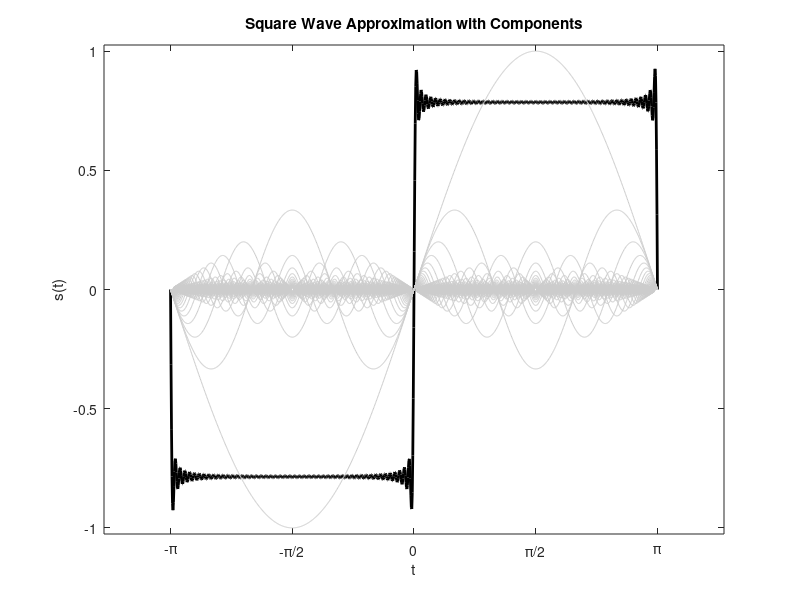
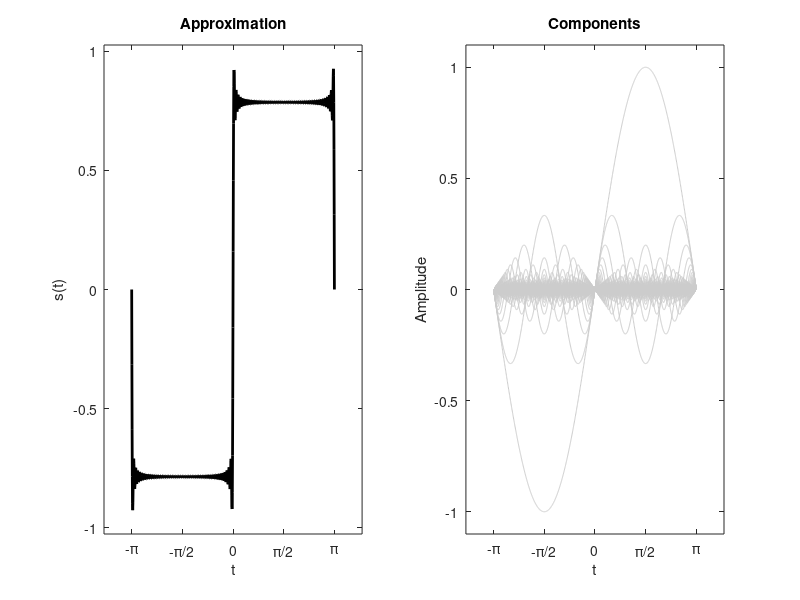

These figures' MATLAB source, in order: (Note: this script raises an error after producing the figures.)
%% SPDX-License-Identifier: MIT License
%
% assignment_five.m - HW05 Plotting, Scheming even
% Copyright (C) 2024 Senik Zou <mengxuan.zou@cooper.edu>
%

%% Assignment tasks:
% 1. Plot the square wave approximation s(t) along with its components in the
%    same plot.
% 2. Plot the approximation in one subplot and the components in another, with
%    a figure title.
% 3. Plot the 3D surface z = x sin(x) - y cos(y) over the domain
%    [-2pi, 2pi] x [-2pi, 2pi].
% Extra: Plot the MATLAB logo using the membrane function.

%% Task 1: Square Wave Approximation with Components
% Define parameters
num_points = 1000;  % Number of points for smooth plotting
N = 51;  % Number of terms (n from 0 to 50, since n in Z_51 implies 51 terms)

% Define t over the interval [-pi, pi]
t = linspace(-pi, pi, num_points);

% Define n from 0 to 50
n = 0:(N - 1);

% Compute a_n = 2n + 1 for each n
a_n = 2 * n + 1;

% Compute components: each row is sin(a_n t) / a_n for a particular n
components = sin(a_n' * t) ./ a_n';

% Compute the approximation s(t) as the sum of components
s = sum(components, 1);

% Create the plot
figure(1);
plot(t, s, 'k-', 'LineWidth', 2);  % Plot s(t) in black with thicker line
hold on;
plot(t, components', 'Color', [0.8 0.8 0.8]);  % Plot components in light gray
hold off;
title('Square Wave Approximation with Components');  % Add title
set(gca, 'XTick', [-pi -pi / 2 0 pi / 2 pi], 'XTickLabel', ...
    {'-\pi', '-\pi/2', '0', '\pi/2', '\pi'});  % X-axis ticks and labels
ylim([min(s) - 0.1, max(s) + 0.1]);  % Set reasonable y-axis bounds with padding
xlabel('t');  % Label x-axis
ylabel('s(t)');  % Label y-axis

%% Task 2: Subplots for Approximation and Components
figure(2);
% Subplot 1: Approximation
subplot(1, 2, 1);
plot(t, s, 'k-', 'LineWidth', 2);
title('Approximation');
set(gca, 'XTick', [-pi -pi / 2 0 pi / 2 pi], 'XTickLabel', ...
    {'-\pi', '-\pi/2', '0', '\pi/2', '\pi'});
ylim([min(s) - 0.1, max(s) + 0.1]);
xlabel('t');
ylabel('s(t)');

% Subplot 2: Components
subplot(1, 2, 2);
plot(t, components', 'Color', [0.8 0.8 0.8]);
title('Components');
set(gca, 'XTick', [-pi -pi / 2 0 pi / 2 pi], 'XTickLabel', ...
    {'-\pi', '-\pi/2', '0', '\pi/2', '\pi'});
% Adjust y-limits based on components
ylim([min(components(:)) - 0.1, max(components(:)) + 0.1]);
xlabel('t');
ylabel('Amplitude');

% Add overall figure title
sgtitle('Square Wave Approximation and Components');

%% Task 3: 3D Surface Plot
% Define parameters
num_points_surface = 100;  % Number of points for x and y

% Define x and y over [-2pi, 2pi]
x = linspace(-2 * pi, 2 * pi, num_points_surface);
y = x;

% Create meshgrid for surface plotting
[X, Y] = meshgrid(x, y);

% Compute z = x sin(x) - y cos(y)
Z = X .* sin(X) - Y .* cos(Y);

% Plot the surface
figure(3);
surf(X, Y, Z);  % Create 3D surface plot
title('Surface Plot of z = x sin(x) - y cos(y)');  % Add title
xlabel('x');  % Label x-axis
ylabel('y');  % Label y-axis
zlabel('z');  % Label z-axis

%% Extra: MATLAB Logo
figure(4);
membrane;  % Plot the L-shaped membrane, representing the MATLAB logo
title('MATLAB Logo')  % Add title